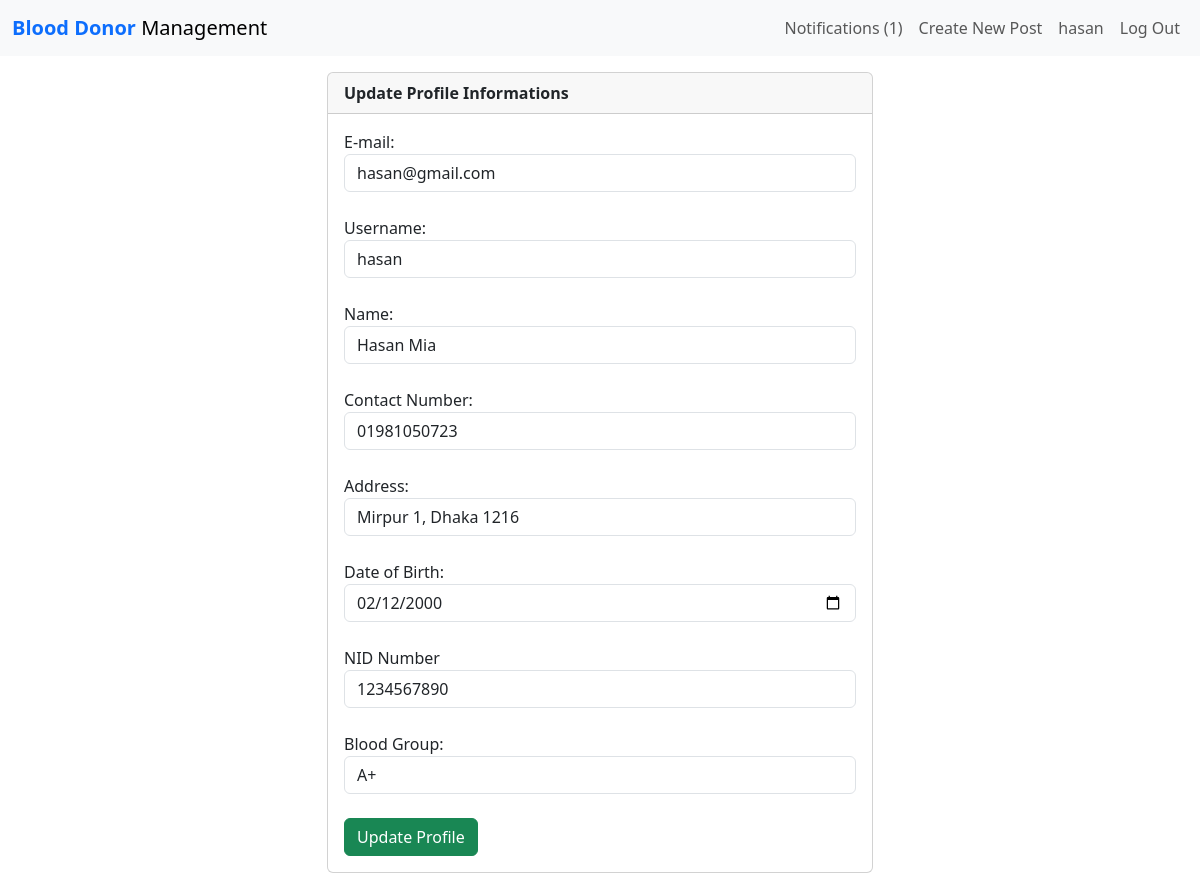
Screenshot of /auth1/updateProfile/ (signed in) with the database file from the repository.
### auth1/models.py (models this page shows, shortened)
class RegisterUser(AbstractBaseUser):
	username				= models.CharField(max_length=50, unique=True)
	name					= models.CharField(max_length=100)
	email					= models.EmailField(max_length=100, unique=True)
	contact_number			= models.CharField(max_length=15)
	address					= models.CharField(max_length=250, null=True, blank=True)
	date_of_birth			= models.DateField(null=True, blank=True) #Fix
	nid						= models.CharField(max_length=13, null=True, blank=True)
	blood_group				= models.CharField(max_length=8, choices=BLOOD_GROUPS, null=True, blank=True)
	date_joined				= models.DateTimeField(verbose_name='date joined', auto_now_add=True)
	last_login				= models.DateTimeField(verbose_name='last login', auto_now=True)
	is_admin				= models.BooleanField(default=False)
	is_active				= models.BooleanField(default=True)
	is_staff				= models.BooleanField(default=False)
	is_superuser			= models.BooleanField(default=False)
	USERNAME_FIELD = 'email'
	REQUIRED_FIELDS = ['username', 'password']
	objects = MyAccountManager()

### auth1/views.py (the view)
# urls.py: path('updateProfile/', views.updateProfileView, name='updateProfile'),
def updateProfileView(request):
    if not request.user.is_authenticated:
        return redirect('logoutUserView')
    context = {}
    if request.POST:
        form = AccountUpdateForm(request.POST, instance=request.user)
        if form.is_valid():
            form.save()
        return redirect('profileUser')
    else:
        form = AccountUpdateForm(
            initial = {
                "email": request.user.email,
                "username": request.user.username,
                "name": request.user.name,
                "contact_number": request.user.contact_number,
                "address": request.user.address,
                "date_of_birth": request.user.date_of_birth,
                "nid": request.user.nid,
                "blood_group": request.user.blood_group,
            }
        )
    context['form'] = form
    return render(request, 'auth1/update_profile.html', context)

### auth1/forms.py (shortened to what this page needs)
class AccountUpdateForm(forms.ModelForm):
    class Meta:
        model = RegisterUser
        fields = {'email', 'username', 'name', 'contact_number', 'address', 'date_of_birth', 'nid', 'blood_group'}
    def __init__(self, *args, **kwargs):
        super().__init__(*args, **kwargs)
        for name, field, in self.fields.items():
            field.widget.attrs.update({'class' : 'form-control'})
        self.fields['date_of_birth'].widget.input_type = 'date'
        self.fields['contact_number'].widget.input_type = 'number'
        self.fields['nid'].widget.input_type = 'number'

### auth1/templates/auth1/update_profile.html (shortened to what this page needs)
{% extends 'post/base.html' %}
{% block content %}
<div class="container">
    <div class="row">
        <div class="col-6 offset-3 my-3">
            <div class="card">
                <div class="card-header">
                    <b>Update Profile Informations</b>
                </div>
                <div class="card-body">
					<form method="POST">
							E-mail: {{form.email}} </br>
							Username: {{form.username}}</br>
							Name: {{form.name}}</br>
							Contact Number: {{form.contact_number}}</br>
							Address: {{form.address}}</br>
							Date of Birth: {{form.date_of_birth}}</br>
							NID Number {{form.nid}}</br>
							Blood Group: {{form.blood_group}}</br>
							<button type="submit" class="btn btn-success">Update Profile</button>
					</form>
				</div>
			</div>
		</div>
	</div>
</div>
{% endblock %}

### post/templates/post/base.html (shortened to what this page needs)
<!DOCTYPE html>
<html lang="en">
<head>
	{% load bootstrap5 %}
	{% bootstrap_css %}
	<nav class="navbar navbar-expand-lg navbar-light bg-light">
		<div class="container-fluid">
			<a class="navbar-brand" href="{% url 'home'%}"> <b class="text-primary"> Blood Donor </b><span>Management</span> </a>
			<div class="collapse navbar-collapse" id="navbarSupportedContent">
			{% if user.is_authenticated %}
				<ul class="navbar-nav ml-auto">
					<li class="nav-item">
						<a class="nav-link" href="auth1/user/{{user.id}}/notifications"> Notifications <span>(1)</span> </a>
					<li class="nav-item">
						<a class="nav-link" href="{% url 'createpost' %}">Create New Post</a>
					</li>
					<li class="nav-item">
						<a class="nav-link" href="{% url 'profileUser'%}">{{user.username}}</a>
					</li>
					<li class="nav-item">
						<a class="nav-link" href="{% url 'logoutUser'%}">Log Out</a>
					</li>
				</ul>
			{% endif %}
			</div>
		</div>
	</nav>
</head>
<body>
	<div id="content", name="content">
		{% block content %}
		{% endblock %}
	</div>
</body>
</html>

### rows the page displays
RegisterUser: username "hasan", email "hasan@gmail.com", name "Hasan Mia", contact_number "01981050723", address "Mirpur 1, Dhaka 1216", date_of_birth "02/12/2000", nid "1234567890", blood_group "A+"
